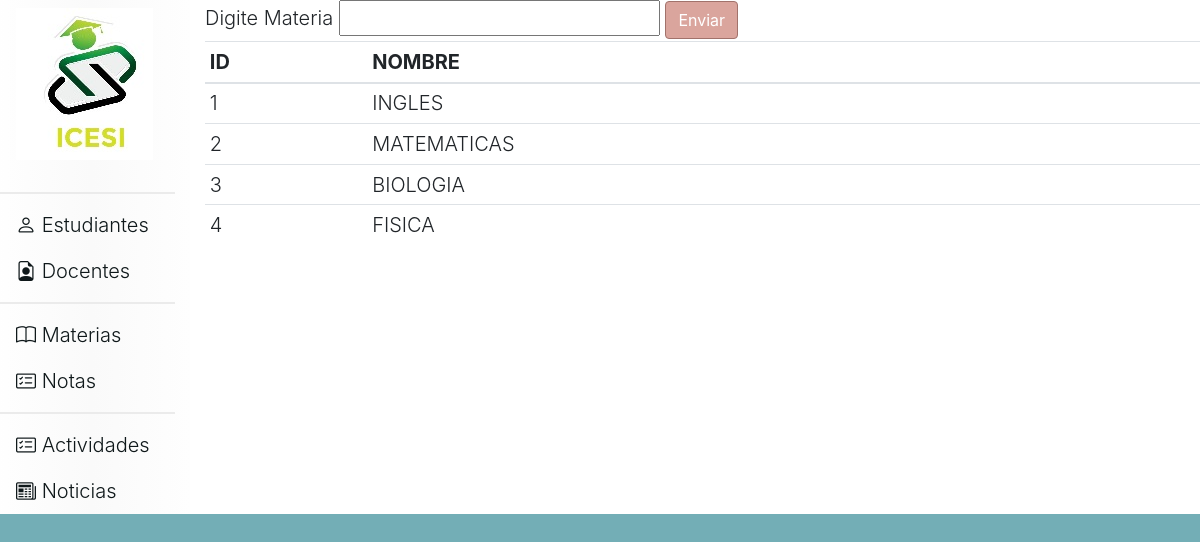
The app's page /materias, older data.
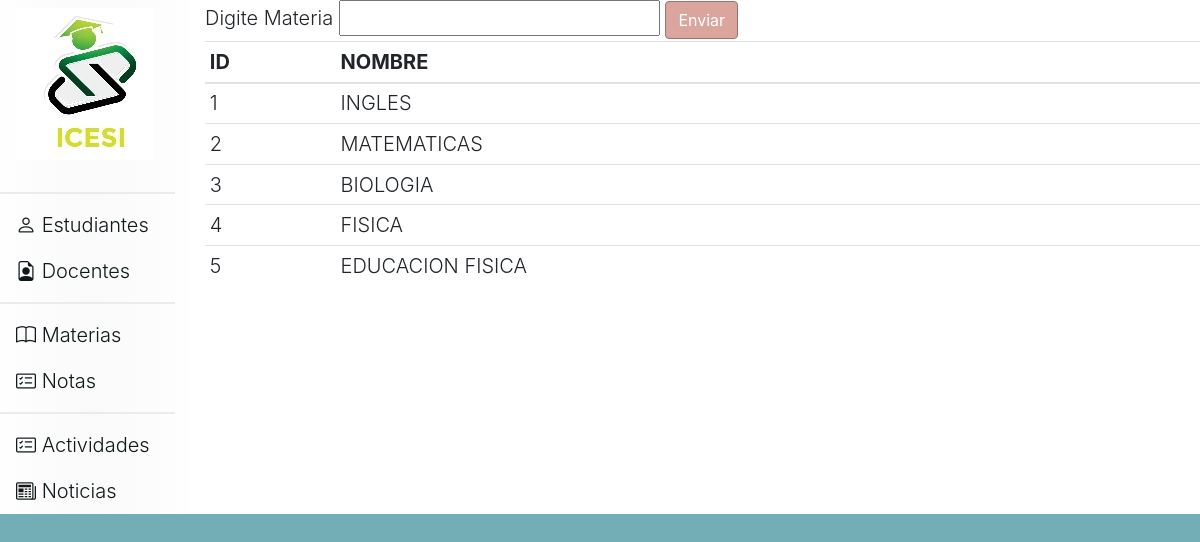
The same page, newer data.
### tables this page shows
CREATE TABLE materias (id INTEGER PRIMARY KEY AUTOINCREMENT UNIQUE NOT NULL, nombre_materia CHAR (30));

### app.py (the view)
@app.route('/materias',methods=('GET','POST'))
def materias():
    if request.method == 'POST':
        materia=request.form['txtMateria']
        r=controller.MateriaGuardar(materia)
        response=controller.MateriasListar()
        return render_template('materias.html',lista=response)
    else:
        response=controller.MateriasListar()
        return render_template('materias.html',lista=response)

### controller.py (called while the page is built)
def Conectar():
    conexion= sqlite3.connect("ciclo3db.db")
    return conexion

def MateriasListar():
    conn= Conectar()
    cursor= conn.execute("SELECT * FROM MATERIAS")
    return cursor.fetchall() #item
    conn.close()

### templates/materias.html
{% extends 'head.html' %}
{% block contenido %}
    <form action="/materias" method="POST" >
      <label for="">Digite Materia</label>
      <input type="text" name="txtMateria" required>
      <button type="submit" class="asignar-deco btn btn-primary">Enviar</button>
    </form>
    <table class="table table-sm">
        <thead>
            <tr>
                <th>ID</th>
                <th>NOMBRE</th>
            </tr>
        </thead>
        <tbody>
            {% for item in lista %}
            <tr>
                <td>{% print(item[0])%}</td>
                <td>{% print(item[1])%}</td>
            </tr>
            {% endfor %}
        </tbody>
    </table>
{% endblock %}

### templates/head.html (shortened to what this page needs)
<!DOCTYPE html>
<html lang="en">
<head>
    <link rel="stylesheet" href="https://cdn.jsdelivr.net/npm/bootstrap@4.6.0/dist/css/bootstrap.min.css">
    <link rel="stylesheet" href="https://cdn.jsdelivr.net/npm/bootstrap-icons@1.5.0/font/bootstrap-icons.css">
    <link rel="stylesheet" href="{{ url_for('static',filename='css/estilos.css') }}">
</head>
<body>
    <div class="row">
        <div class="col-md-2 navegacion">
            <ul class="nav flex-column">
                <li class="nav-item">
                    <h3>
                        <a class="nav-link active inicio" href="/home" type="submit">
                            <img src="{{ url_for('static',filename='images/logo.jpg') }}" class="img-fluid" alt="Responsive image">
                        </a>
                    </h3>
                </li>
                <div class="dropdown-divider division"></div>
                <li class="nav-item">
                    <a class="nav-link inicio" href="/estudiantes" type="submit"><i class="bi bi-person"></i> Estudiantes</a>
                </li>
                <li class="nav-item">
                  <a class="nav-link inicio" href="/docentes" type="submit"><i class="bi bi-file-earmark-person"></i> Docentes</a>
                </li>
                <div class="dropdown-divider division"></div>
                <li class="nav-item">
                    <a class="nav-link inicio" href="/materias" type="submit"><i class="bi bi-book"></i> Materias</a>
                </li>
                <li class="nav-item">
                    <a class="nav-link inicio" href="/notas" type="submit"><i class="bi bi-card-checklist"></i> Notas</a>
                </li>
                <div class="dropdown-divider division"></div>
                <li class="nav-item">
                    <a class="nav-link inicio" href="#"><i class="bi bi-card-checklist"></i> Actividades</a>
                </li>
                <li class="nav-item">
                  <a class="nav-link inicio" href="#"><i class="bi bi-newspaper"></i> Noticias</a>
                </li>
              </ul>
        </div>
        <div class="col-md-10 contenido">
            <contenido>
                {% block contenido %}
		        {% endblock %}
            </contenido>
        </div>
    </div>
</body>
</html>

### static/css/estilos.css (style rules this page uses)
body { background-color: #73aeb6; font-size: 20px; font-weight: 300; }
.division { border: 1px #ebebeb solid; color: #b3b3b3 ; }
.btn-primary { background-color:#daa59d; border-color: #a1726b; }
.navegacion { background: rgb(255,255,255); background: linear-gradient(90deg, rgba(255,255,255,1) 0%, rgba(250,250,250,1) 52%, rgba(254,254,254,1) 100%); }
.contenido { background-color: #fff; }
.inicio { color:#0f181a; }

Row changes from the older to the newer data that the page shows:
added materias: id "5", nombre_materia "EDUCACION FISICA"
